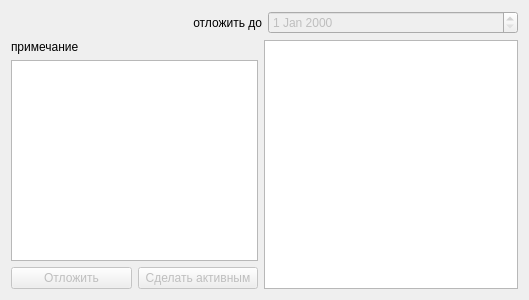
<?xml version="1.0" encoding="UTF-8"?>
<ui version="4.0">
 <class>DialogAsideUp</class>
 <widget class="QDialog" name="DialogAsideUp">
  <property name="geometry">
   <rect>
    <x>0</x>
    <y>0</y>
    <width>529</width>
    <height>300</height>
   </rect>
  </property>
  <property name="windowTitle">
   <string>Напоминания</string>
  </property>
  <layout class="QGridLayout" name="gridLayout">
   <item row="1" column="0">
    <layout class="QHBoxLayout" name="horizontalLayout_2">
     <item>
      <layout class="QVBoxLayout" name="verticalLayout">
       <item>
        <widget class="QLabel" name="label_2">
         <property name="text">
          <string>примечание</string>
         </property>
        </widget>
       </item>
       <item>
        <widget class="QListWidget" name="mpListAsides">
         <property name="maximumSize">
          <size>
           <width>250</width>
           <height>16777215</height>
          </size>
         </property>
         <property name="selectionBehavior">
          <enum>QAbstractItemView::SelectItems</enum>
         </property>
        </widget>
       </item>
       <item>
        <layout class="QHBoxLayout" name="horizontalLayout_3">
         <item>
          <widget class="QPushButton" name="mpButtonAside">
           <property name="enabled">
            <bool>false</bool>
           </property>
           <property name="text">
            <string>Отложить</string>
           </property>
          </widget>
         </item>
         <item>
          <widget class="QPushButton" name="mpButtonUp">
           <property name="enabled">
            <bool>false</bool>
           </property>
           <property name="text">
            <string>Сделать активным</string>
           </property>
          </widget>
         </item>
        </layout>
       </item>
      </layout>
     </item>
     <item>
      <widget class="QPlainTextEdit" name="mpEditor">
       <property name="acceptDrops">
        <bool>false</bool>
       </property>
      </widget>
     </item>
    </layout>
   </item>
   <item row="0" column="0">
    <layout class="QHBoxLayout" name="horizontalLayout">
     <item>
      <widget class="QLabel" name="label">
       <property name="text">
        <string>отложить до</string>
       </property>
       <property name="alignment">
        <set>Qt::AlignRight|Qt::AlignTrailing|Qt::AlignVCenter</set>
       </property>
      </widget>
     </item>
     <item>
      <widget class="QDateEdit" name="mpDate">
       <property name="enabled">
        <bool>false</bool>
       </property>
      </widget>
     </item>
    </layout>
   </item>
  </layout>
 </widget>
 <resources/>
 <connections/>
</ui>
